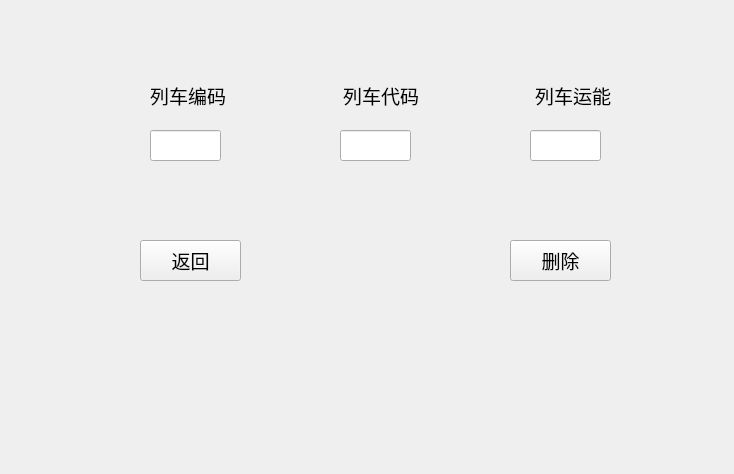
<?xml version="1.0" encoding="UTF-8"?>
<ui version="4.0">
 <class>gn_lc_seek</class>
 <widget class="QWidget" name="gn_lc_seek">
  <property name="geometry">
   <rect>
    <x>0</x>
    <y>0</y>
    <width>734</width>
    <height>474</height>
   </rect>
  </property>
  <property name="font">
   <font>
    <family>宋体</family>
    <pointsize>14</pointsize>
   </font>
  </property>
  <property name="windowTitle">
   <string>Form</string>
  </property>
  <widget class="QLineEdit" name="lineEdit">
   <property name="geometry">
    <rect>
     <x>150</x>
     <y>130</y>
     <width>71</width>
     <height>31</height>
    </rect>
   </property>
  </widget>
  <widget class="QLineEdit" name="lineEdit_3">
   <property name="geometry">
    <rect>
     <x>530</x>
     <y>130</y>
     <width>71</width>
     <height>31</height>
    </rect>
   </property>
  </widget>
  <widget class="QWidget" name="layoutWidget">
   <property name="geometry">
    <rect>
     <x>150</x>
     <y>70</y>
     <width>461</width>
     <height>51</height>
    </rect>
   </property>
   <layout class="QHBoxLayout" name="horizontalLayout_2">
    <item>
     <widget class="QLabel" name="label_2">
      <property name="text">
       <string>列车编码</string>
      </property>
     </widget>
    </item>
    <item>
     <spacer name="horizontalSpacer_3">
      <property name="orientation">
       <enum>Qt::Horizontal</enum>
      </property>
      <property name="sizeHint" stdset="0">
       <size>
        <width>40</width>
        <height>20</height>
       </size>
      </property>
     </spacer>
    </item>
    <item>
     <widget class="QLabel" name="label_4">
      <property name="text">
       <string>列车代码</string>
      </property>
     </widget>
    </item>
    <item>
     <spacer name="horizontalSpacer_4">
      <property name="orientation">
       <enum>Qt::Horizontal</enum>
      </property>
      <property name="sizeHint" stdset="0">
       <size>
        <width>40</width>
        <height>20</height>
       </size>
      </property>
     </spacer>
    </item>
    <item>
     <widget class="QLabel" name="label_15">
      <property name="text">
       <string>列车运能</string>
      </property>
     </widget>
    </item>
   </layout>
  </widget>
  <widget class="QLineEdit" name="lineEdit_2">
   <property name="geometry">
    <rect>
     <x>340</x>
     <y>130</y>
     <width>71</width>
     <height>31</height>
    </rect>
   </property>
  </widget>
  <widget class="QPushButton" name="pb2">
   <property name="geometry">
    <rect>
     <x>510</x>
     <y>240</y>
     <width>101</width>
     <height>41</height>
    </rect>
   </property>
   <property name="text">
    <string>删除</string>
   </property>
  </widget>
  <widget class="QPushButton" name="pb1">
   <property name="geometry">
    <rect>
     <x>140</x>
     <y>240</y>
     <width>101</width>
     <height>41</height>
    </rect>
   </property>
   <property name="text">
    <string>返回</string>
   </property>
  </widget>
 </widget>
 <resources/>
 <connections/>
</ui>
